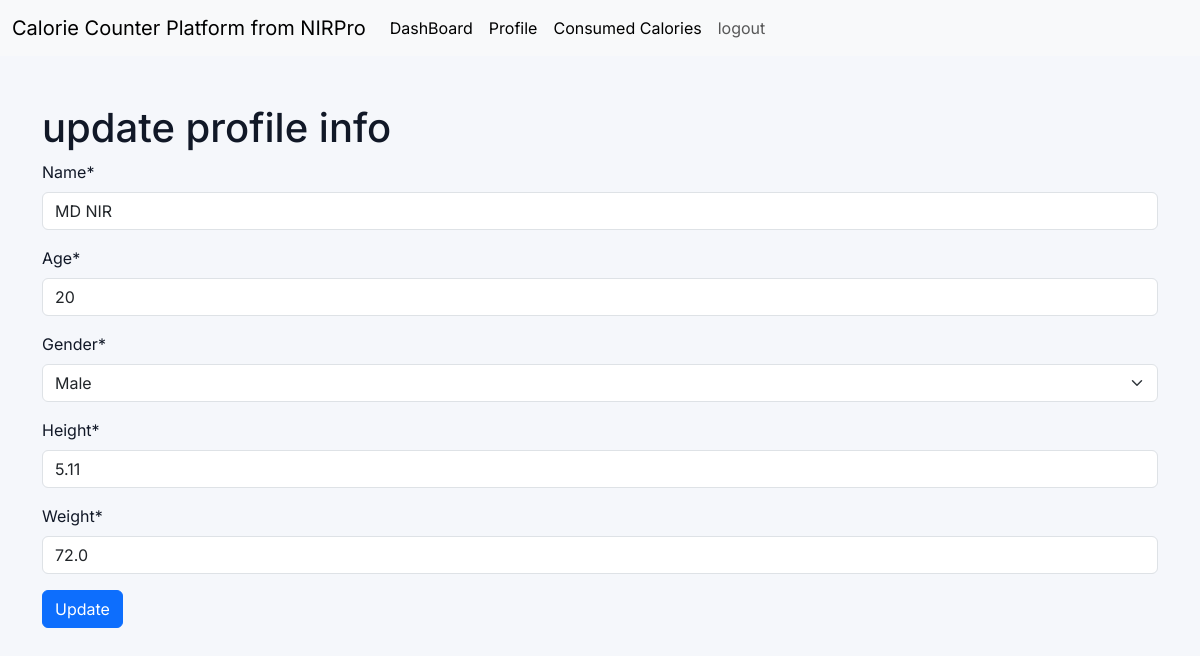
/update-profile/ (signed in), run on the app's committed database.
### CC_app/models.py (models this page shows, shortened)
class BasicInfoModel(models.Model):
    GENDER_TYPE =[
        ('Male','Male'),
        ('Female','Female'),
    ]
    user=models.OneToOneField(
        User,
        on_delete=models.CASCADE,
        related_name='user_info',
        null=True,
    )
    name=models.CharField(max_length=100,null=True)
    age=models.PositiveIntegerField(null=True)
    gender= models.CharField(max_length=10, null=True, choices=GENDER_TYPE)
    height = models.FloatField(null=True)
    weight = models.FloatField(null=True)
    bmr=models.FloatField(null=True)

### CC_app/views.py (the view, shortened to what this page needs)
# urls.py: path('update-profile/',update_profile,name='update_profile'),
@login_required
def update_profile(request):
    try :
        current_user=request.user.user_info
    except:
        current_user=None
    form_data=ProfileUpdateForm(instance=current_user)
    context={
        'form_data' : form_data,
        'form_title': 'update profile info',
        'form_btn': 'Update'
    }
    return render(request,'master/base-form.html',context)

### CC_app/forms.py
class ProfileUpdateForm(forms.ModelForm):
    class Meta:
        model = BasicInfoModel
        fields='__all__'
        exclude = ['user','bmr']

### CC_app/templates/master/base-form.html (shortened to what this page needs)
{% extends 'master/base.html' %}
{% load crispy_forms_tags %}
{% block content %}
<h1>{{form_title}}</h1>
<form action="" method="POST" enctype="multipart/form-data">
    {{form_data|crispy}}
    <button type="submit" class="btn btn-primary">{{form_btn}}</button>
</form>
{% endblock content %}

### CC_app/static/css/style.css (style rules this page uses)
body { background: #f5f7fb; font-family: 'Inter', sans-serif; color: #111827; }

### data on the page
BasicInfoModel: name "MD NIR", age "20", gender "Male", height "5.11", weight "72.0"
